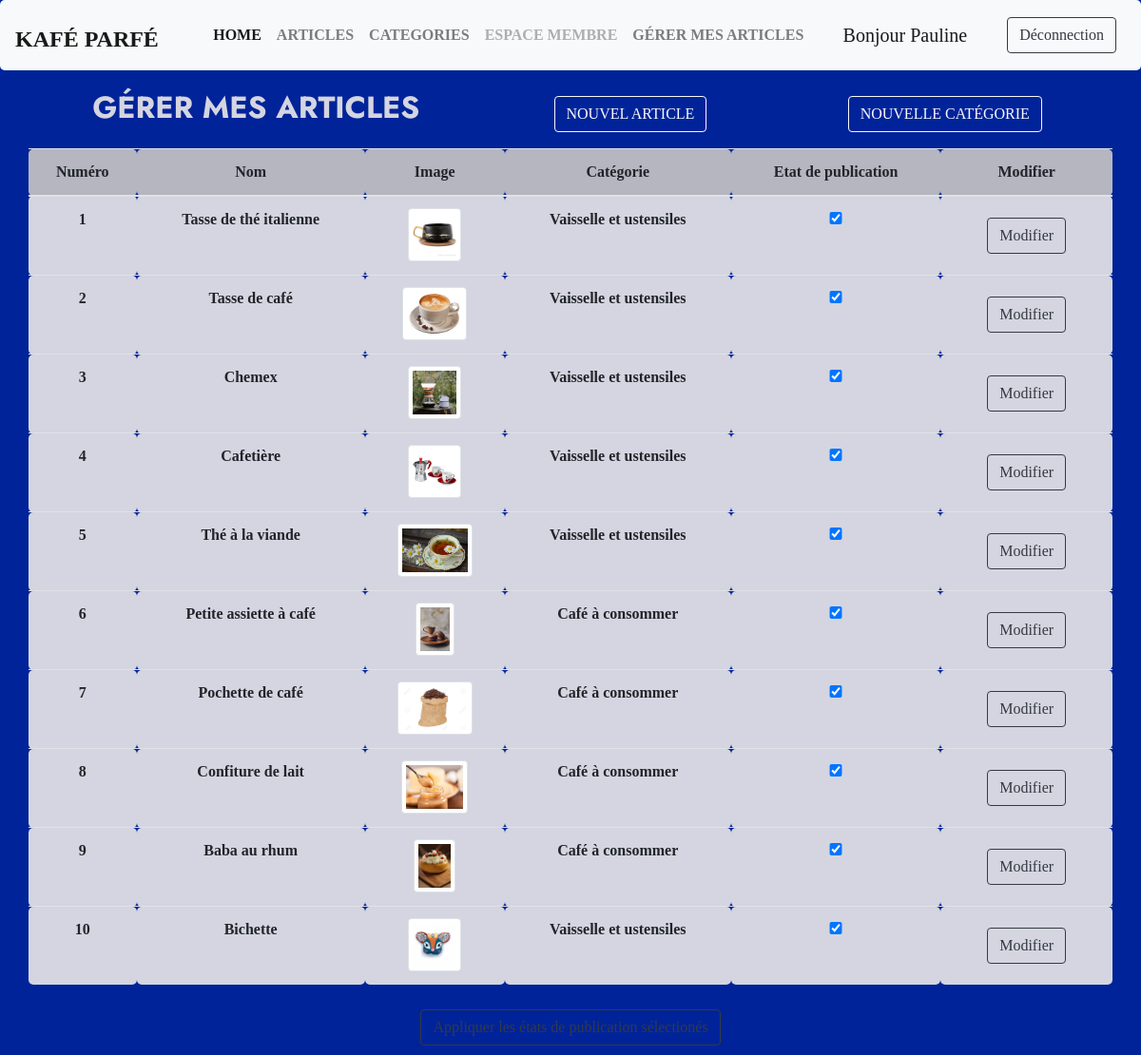
/gestionArticles (signed in), run on the app's committed database.
### tables this page shows
CREATE TABLE  items  (
     id_item  INT NOT NULL AUTO_INCREMENT,
     id_categorie INT NOT NULL,
     titre  VARCHAR(250) NOT NULL,
     description LONGTEXT NOT NULL,
     prix  DECIMAL(10, 2) NOT NULL,
     publie  BOOLEAN NOT NULL,
     date  DATE NOT NULL,
     image varchar(35) DEFAULT 'default.png',
     PRIMARY KEY (id_item ),
    CONSTRAINT ITEMS_FK FOREIGN KEY (id_categorie) references categories (id_categorie)
);

CREATE TABLE  categories  (
     id_categorie  INT NOT NULL AUTO_INCREMENT,
     nom_categorie  varchar(50) NOT NULL,
     description_categorie VARCHAR(100) NOT NULL,
    PRIMARY KEY ( id_categorie )
);

### Controllers/Controller.php (called while the page is built, shortened)
<?php
abstract class Controller {
    public function render(string $fichier, array $donnees = [], string $template='default'){
         extract($donnees);
        require_once($_SERVER['DOCUMENT_ROOT'].'/Views/'.$fichier.'.php');
    }
}

### Controllers/GestionArticlesController.php (called while the page is built, shortened)
<?php
class GestionArticlesController extends Controller{
public function index(){
        $articlesModel = new ModelItems;
        $articles=$articlesModel->findAll();
        $this->render('gestionArticles/index',['articles'=>$articles]);
    }
    }
  ?>

### Models/Table/ModelItems.php (called while the page is built, shortened)
<?php
class ModelItems extends Model {
    public function __construct(){
        $this->table = 'items';
    }
}

### Main/Database.php (called while the page is built, shortened)
<?php
class Database extends PDO{
    private static $instance;
    private function __construct(){
        $_dsn = 'mysql:dbname='. self::DBNAME . ';host=' . self::DBHOST . ';charset='. self::DBCHARSET;
    }
    public static function getInstance():self {
        if(self::$instance === null){
            self::$instance = new self();
        }
        return self::$instance;
    }
}
?>

### Models/Model.php (called while the page is built, shortened)
<?php
class Model extends Database{
    protected $table;
    public function executerRequete(string $sql, array $attributs = null){
        $this->db = Database::getInstance();
        if($attributs !== null){
            $query = $this->db->prepare($sql);
            $query->execute($attributs);
            return $query;
        } else {
            return $this->db->query($sql);
        }
    }
    public function findAll() {
        $query = $this->executerRequete('SELECT * FROM '.$this->table);
        return $query->fetchAll();
    }
        public function findColumn(string $column, $id){
            $nom_table=($column.'s');
            $nom_id=substr($this->table, 0, -1);
            $integrite_referentielle= ($nom_table.'.id_'.$column.' = '.$this->table.'.id_'.$column);
            $request = $this->executerRequete('select nom_'.$column.' from '.$nom_table.' inner join '.$this->table.' on '.$integrite_referentielle.' where id_'.$nom_id.' = '.$id);
            return $request->fetch();
        }
}
?>

### Controllers/ItemsController.php (called while the page is built, shortened)
<?php
class ItemsController extends Controller{
    public function afficherLaCategorie($id){
        $instanceMI = new ModelItems;
        $catArticle = $instanceMI->findColumn('categorie', $id);
        return $catArticle['nom_categorie'];
    }
}

### public/views/gestionArticles/index.php (the view, shortened to what this page needs)
<?php
$instanceController = new ItemsController;
?>
<div class="container">
    <div class="row  page">
        <h2>Gérer mes articles</h2>
        <a class="btn btn-outline-light" id="btnCreerArticle" href="gestionArticles/creer">Nouvel article</a>
        <a class="btn btn-outline-light" id="btnCreerArticle" href="gestionArticles/creerCategorie">Nouvelle catégorie</a>
    </div>
    <div class="row">
        <table class="table">
            <thead>
                <tr class="table-active">
                    <th scope="col">Numéro</th>
                    <th scope="col">Nom</th>
                    <th scope="col">Image</th>
                    <th scope="col">Catégorie</th>
                    <th scope="col">Etat de publication</th>
                    <th scope="col">Modifier</th>
                </tr>
            </thead>
            <tbody>
                <?php foreach ($articles as $article) {
                    if ($article['publie'] == 0) {
                        echo ('<tr class="table-danger">'); ?>
                        <th scope="row"><?php echo $article['id_item'] ?></th>
                        <td><?php echo $article['titre'] ?></td>
                        <td><img class="img-thumbnail" src="<?php echo '/views/includes/assets/pictures/' . $article['image'] ?>" alt="cet article est à vendre"></td>
                        <td><?php echo $instanceController->afficherLaCategorie($article['id_item']) ?></td>
                        <td>
                           <input type="checkbox" data-toggle="toggle" data-size="mini" data-on="Publié" data-off="Masqué" value-on="1" value-off="0" data-onstyle="info" data-offstyle="default" name="publie">
                        </td>
                        <td>
                            <form method="post" action="gestionArticles/editer/<?php echo $article["id_item"] ?>"><input type="submit" class="btn btn-outline-danger" value="Modifier"></form>
                        </td>
                        </tr>
                    <?php
                    } else {
                        echo ("<tr>");
                    ?>
                        <th scope="row"><?php echo $article['id_item'] ?></th>
                        <td><?php echo $article['titre'] ?></td>
                        <td><img class="img-thumbnail" src="<?php echo '/views/includes/assets/pictures/' . $article['image'] ?>" alt="cet article est à vendre"></td>
                        <td><?php echo $instanceController->afficherLaCategorie($article['id_item']) ?></td>
                        <td>
                            <input type="checkbox" checked data-toggle="toggle" data-size="mini" data-on="Publié" data-off="Masqué" data-onstyle="default" data-offstyle="danger" name="publie">
                        </td>
                        <td>
                            <form method="post" action="gestionArticles/editer/<?php echo $article["id_item"] ?>"><input type="submit" class="btn btn-outline-dark" value="Modifier"></form>
                        </td>
                        </tr>
                    <?php } ?>
                <?php } ?>
            </tbody>
        </table>
        <form method="post" action=""><input type="submit" class="btn btn-outline-dark" name="publie" value="Appliquer les états de publication sélectionés"></form>
    </div>
</div>

### public/views/includes/assets/style.css (style rules this page uses)
:root { --first-main-color: rgba(71, 71, 71, 0.445); --second-main-color: #00239a; --third-main-color: #ff1300; --fourth-main-color: rgba(233, 231, 231, 0.911); }
* { text-align: center; justify-content: space-around; border-radius: 5px; list-style: none; font-family: "font-generale"; font-weight: 600; }
body { background-color: var(--second-main-color); }
td, th, thead { background-color: var(--fourth-main-color); }
a, h3 { color: var(--second-main-color); text-transform: uppercase; font-weight: 900; }
h2 { color: var(--fourth-main-color); text-transform: uppercase; font-family: "font-titre"; }
form, article { padding: 10px; }
.page { margin-top: 20px; margin-bottom: 10px; line-height: 3; }
.row { justify-content: space-around; }
input { min-width: 50%; }
#btnCreerArticle { margin: 7px; }
.img-thumbnail { max-height:7vh; width:auto; }

### data on the page
items: id_item "1", titre "Tasse de thé italienne", image (picture), id_item.nom_categorie "Vaisselle et ustensiles"
items: id_item "2", titre "Tasse de café", image (picture), id_item.nom_categorie "Vaisselle et ustensiles"
items: id_item "3", titre "Chemex", image (picture), id_item.nom_categorie "Vaisselle et ustensiles"
items: id_item "4", titre "Cafetière", image (picture), id_item.nom_categorie "Vaisselle et ustensiles"
items: id_item "5", titre "Thé à la viande", image (picture), id_item.nom_categorie "Vaisselle et ustensiles"
items: id_item "6", titre "Petite assiette à café", image (picture), id_item.nom_categorie "Café à consommer"
items: id_item "7", titre "Pochette de café", image (picture), id_item.nom_categorie "Café à consommer"
items: id_item "8", titre "Confiture de lait", image (picture), id_item.nom_categorie "Café à consommer"
items: id_item "9", titre "Baba au rhum", image (picture), id_item.nom_categorie "Café à consommer"
items: id_item "10", titre "Bichette", image (picture), id_item.nom_categorie "Vaisselle et ustensiles"

### other printed values
$_SESSION['utilisateur']['nom'] . ' </h5>' "Pauline"
